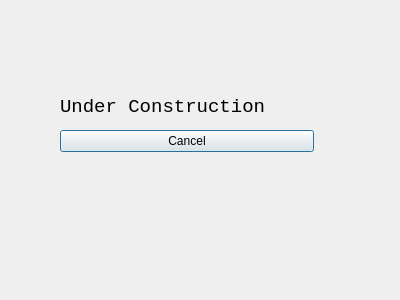
<?xml version="1.0" encoding="UTF-8"?>
<ui version="4.0">
 <class>optionsDialog</class>
 <widget class="QDialog" name="optionsDialog">
  <property name="geometry">
   <rect>
    <x>0</x>
    <y>0</y>
    <width>400</width>
    <height>300</height>
   </rect>
  </property>
  <property name="windowTitle">
   <string>Options</string>
  </property>
  <widget class="QWidget" name="">
   <property name="geometry">
    <rect>
     <x>60</x>
     <y>90</y>
     <width>254</width>
     <height>62</height>
    </rect>
   </property>
   <layout class="QGridLayout" name="gridLayout">
    <item row="0" column="0">
     <widget class="QLabel" name="label">
      <property name="font">
       <font>
        <family>Courier New</family>
        <pointsize>14</pointsize>
       </font>
      </property>
      <property name="text">
       <string>Under Construction</string>
      </property>
     </widget>
    </item>
    <item row="1" column="0">
     <widget class="QPushButton" name="cancelButton">
      <property name="text">
       <string>Cancel</string>
      </property>
     </widget>
    </item>
   </layout>
  </widget>
 </widget>
 <resources/>
 <connections/>
</ui>
